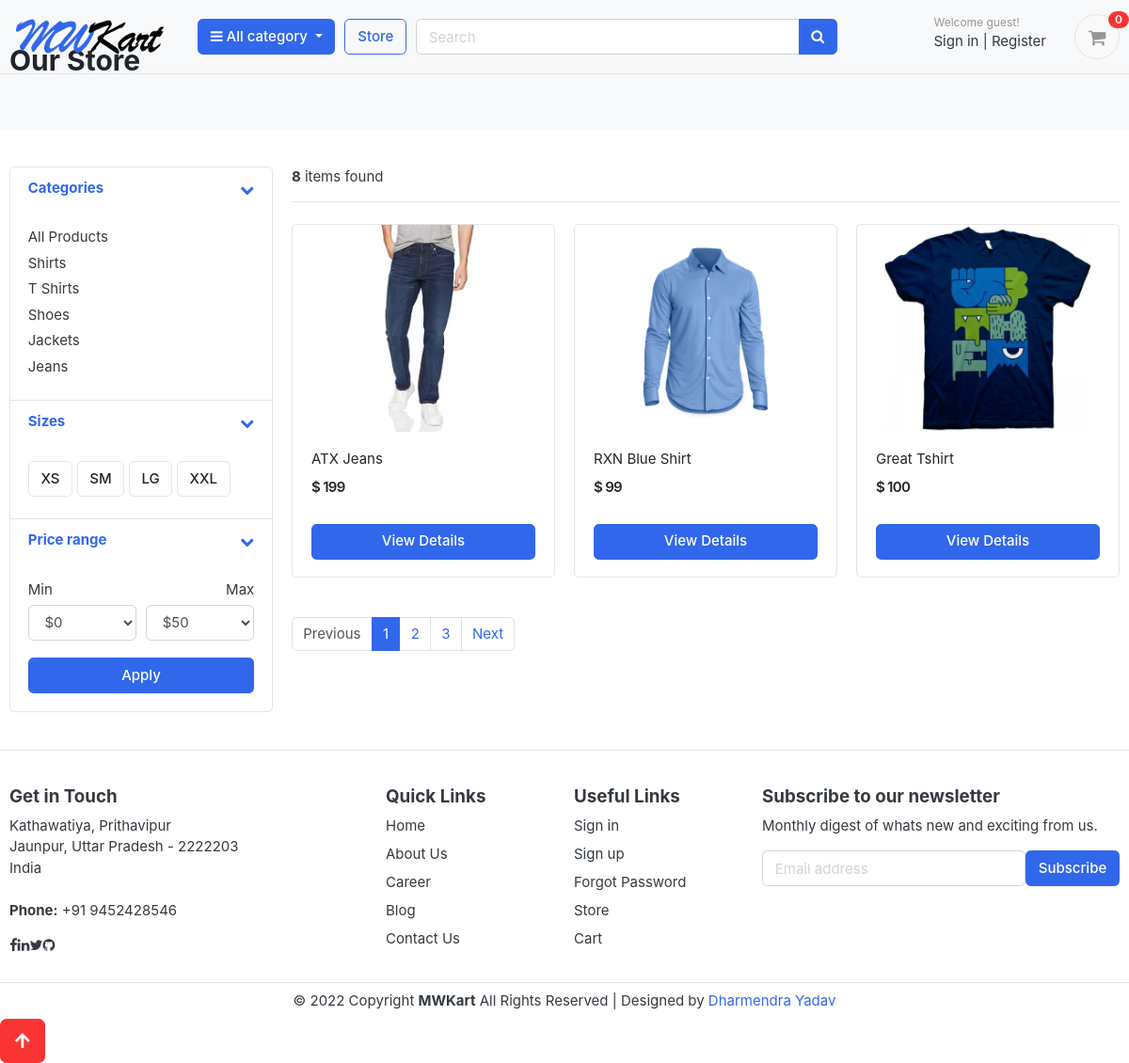
/store/, run on the app's committed database.
### category/models.py (models this page shows, shortened)
class Category(models.Model):
    category_name = models.CharField(max_length=50, unique=True)
    slug = models.SlugField(max_length=100, unique=True)
    description = models.TextField(max_length=255, blank=True)
    cat_image = models.ImageField(upload_to='photos/categories', blank=True)
    class Meta:
        verbose_name = 'category'
        verbose_name_plural = 'categories'
    def get_url(self):
            return reverse('products_by_category', args=[self.slug])

### store/models.py (models this page shows, shortened)
class Product(models.Model):
    product_name    = models.CharField(max_length=200, unique=True)
    slug            = models.SlugField(max_length=200, unique=True)
    description     = models.TextField(max_length=500, blank=True)
    price           = models.IntegerField()
    images          = models.ImageField(upload_to='photos/products')
    stock           = models.IntegerField()
    is_available    = models.BooleanField(default=True)
    category        = models.ForeignKey(Category, on_delete=models.CASCADE)
    created_date    = models.DateTimeField(auto_now_add=True)
    modified_date   = models.DateTimeField(auto_now=True)
    def get_url(self):
        return reverse('product_detail', args=[self.category.slug, self.slug])

### store/views.py (the view)
# urls.py: path('store/', include('store.urls')),
def store(request, category_slug=None):
    categories = None
    products = None
    if category_slug != None:
        categories = get_object_or_404(Category, slug=category_slug)
        products = Product.objects.filter(category=categories, is_available=True)
        paginator = Paginator(products, 1)
        page = request.GET.get('page')
        paged_products = paginator.get_page(page)
        product_count = products.count()
    else:
        products = Product.objects.all().filter(is_available=True).order_by('id')
        paginator = Paginator(products, 3)
        page = request.GET.get('page')
        paged_products = paginator.get_page(page)
        product_count = products.count()
    context = {
        'products': paged_products,
        'product_count': product_count,
    }
    return render(request, 'store/store.html', context)

### carts/context_processors.py (called while the page is built)
def counter(request):
    cart_count = 0
    if 'admin' in request.path:
        return {}
    else:
        try:
            cart = Cart.objects.filter(cart_id=_cart_id(request))
            if request.user.is_authenticated:
                cart_items = CartItem.objects.all().filter(user=request.user)
            else:
                cart_items = CartItem.objects.all().filter(cart=cart[:1])
            for cart_item in cart_items:
                cart_count += cart_item.quantity
        except Cart.DoesNotExist:
            cart_count = 0
    return dict(cart_count=cart_count)

### carts/views.py (called while the page is built)
def _cart_id(request):
    cart = request.session.session_key
    if not cart:
        cart = request.session.create()
    return cart

### category/context_processors.py (called while the page is built)
def menu_links(request):
    links = Category.objects.all()
    return dict(links=links)

### templates/store/store.html (shortened to what this page needs)
{% extends 'base.html' %}
{% load static %}
{% block content %}
<section class="section-pagetop bg">
<div class="container">
	{% if 'search' in request.path %}
		<h2 class="title-page">Search Result</h2>
	{% else %}
		<h2 class="title-page">Our Store</h2>
	{% endif %}
</div>
</section>
<section class="section-content padding-y">
<div class="container">
<div class="row">
	<aside class="col-md-3">
<div class="card">
	<article class="filter-group">
		<header class="card-header">
			<a href="#" data-toggle="collapse" data-target="#collapse_1" aria-expanded="true" class="">
				<i class="icon-control fa fa-chevron-down"></i>
				<h6 class="title">Categories</h6>
			</a>
		</header>
		<div class="filter-content collapse show" id="collapse_1" style="">
			<div class="card-body">
				<ul class="list-menu">
					<li><a href="{% url 'store' %}">All Products  </a></li>
					{% for category in links %}
				<li><a href="{{ category.get_url }}">{{ category.category_name }}  </a></li>
					{% endfor %}
				</ul>
			</div>
		</div>
	</article>
	<article class="filter-group">
		<header class="card-header">
			<a href="#" data-toggle="collapse" data-target="#collapse_4" aria-expanded="true" class="">
				<i class="icon-control fa fa-chevron-down"></i>
				<h6 class="title">Sizes </h6>
			</a>
		</header>
		<div class="filter-content collapse show" id="collapse_4" style="">
			<div class="card-body">
			  <label class="checkbox-btn">
			    <span class="btn btn-light"> XS </span>
			  </label>
			  <label class="checkbox-btn">
			    <span class="btn btn-light"> SM </span>
			  </label>
			  <label class="checkbox-btn">
			    <span class="btn btn-light"> LG </span>
			  </label>
			  <label class="checkbox-btn">
			    <span class="btn btn-light"> XXL </span>
			  </label>
		</div>
		</div>
	</article>
	<article class="filter-group">
		<header class="card-header">
			<a href="#" data-toggle="collapse" data-target="#collapse_3" aria-expanded="true" class="">
				<i class="icon-control fa fa-chevron-down"></i>
				<h6 class="title">Price range </h6>
			</a>
		</header>
		<div class="filter-content collapse show" id="collapse_3" style="">
			<div class="card-body">
				<div class="form-row">
				<div class="form-group col-md-6">
				  <label>Min</label>
				  	<select class="mr-2 form-control">
						<option value="0">$0</option>
					</select>
				</div>
				<div class="form-group text-right col-md-6">
				  <label>Max</label>
				  	<select class="mr-2 form-control">
						<option value="50">$50</option>
					</select>
				</div>
				</div>
				<button class="btn btn-block btn-primary">Apply</button>
			</div>
		</div>
	</article>
</div>
	</aside>
	<main class="col-md-9">
<header class="border-bottom mb-4 pb-3">
		<div class="form-inline">
			<span class="mr-md-auto"><b>{{ product_count }}</b> items found </span>
		</div>
</header>
<div class="row">
	{% if products %}
	{% for product in products %}
	<div class="col-md-4">
		<figure class="card card-product-grid">
			<div class="img-wrap">
				<a href="{{ product.get_url }}"><img src="{{ product.images.url }}"></a>
			</div>
			<figcaption class="info-wrap">
				<div class="fix-height">
					<a href="{{ product.get_url }}" class="title">{{ product.product_name }}</a>
					<div class="price-wrap mt-2">
						<span class="price">$ {{ product.price }}</span>
					</div>
				</div>
				<a href="{{ product.get_url }}" class="btn btn-block btn-primary">View Details </a>
			</figcaption>
		</figure>
	</div>
	{% endfor %}
	{% else %}
	<div>
		<h2>No result found. Please try again.</h2>
	</div>
	{% endif %}
</div>
<nav class="mt-4" aria-label="Page navigation sample">
	{% if products.has_other_pages %}
	  <ul class="pagination">
			{% if products.has_previous %}
	    <li class="page-item"><a class="page-link" href="?page={{products.previous_page_number}}">Previous</a></li>
			{% else %}
			<li class="page-item disabled"><a class="page-link" href="#">Previous</a></li>
			{% endif %}
			{% for i in products.paginator.page_range %}
				{% if products.number == i %}
	    		<li class="page-item active"><a class="page-link" href="#">{{i}}</a></li>
				{% else %}
					<li class="page-item"><a class="page-link" href="?page={{i}}">{{i}}</a></li>
				{% endif %}
	    {% endfor %}
			{% if products.has_next %}
	    	<li class="page-item"><a class="page-link" href="?page={{products.next_page_number}}">Next</a></li>
			{% else %}
				<li class="page-item disabled"><a class="page-link" href="#">Next</a></li>
			{% endif %}
	  </ul>
	{% endif %}
</nav>
	</main>
</div>
</div>
</section>
{% endblock %}

### static/css/ui.css (style rules this page uses)
html { font-family: "Inter", sans-serif; font-size: 15px; }
.img-wrap { text-align: center; display: block; }
.img-wrap img { max-width: 100%; }
.price-wrap { letter-spacing: -0.7px; }
.padding-y { padding-top: 40px; padding-bottom: 40px; }
figure { margin-bottom: 0; }
article:after, .form-group:after { display: block; clear: both; content: ""; }
.bg { background-color: #f8f9fa; }
.title-page { color: #212529; }
.btn-light { background-color: #fff; border-color: #e4e4e4; }
[class*=list-] li:after { visibility: hidden; display: block; content: ""; overflow: hidden; height: 0; clear: both; }
.list-menu { list-style: none; margin: 0; padding-left: 0; }
.list-menu li { margin-bottom: 5px; }
.list-menu a { color: #343a40; }
[class*=card-product] a.title { color: #212529; display: block; }
[class*=card-product] .img-wrap { overflow: hidden; position: relative; }
[class*=card-product] .img-wrap img { height: 100%; max-width: 100%; width: auto; display: inline-block; -o-object-fit: cover; object-fit: cover; }
.card-product-grid { margin-bottom: 20px; }
.card-product-grid .img-wrap { border-radius: 0.2rem 0.2rem 0 0; height: 220px; }
.card-product-grid .info-wrap { overflow: hidden; padding: 18px 20px; }
.card-product-grid .fix-height { height: 80px; overflow: hidden; }
.card .img-wrap { overflow: hidden; }
.price { font-weight: 600; color: #212529; }
.icon-control { margin-top: 5px; float: right; font-size: 80%; }
.card-header .title { margin-bottom: 0; line-height: 1.5; }
.filter-group { border-bottom: 1px solid #e4e4e4; }
.filter-group .card-header { border-bottom: 0; }
.filter-group:last-child { border-bottom: 0; }
.checkbox-btn { position: relative; }
.section-pagetop { padding: 45px 0; }

### data on the page
Category: category_name "Shirts"
Category: category_name "T Shirts"
Category: category_name "Shoes"
Category: category_name "Jackets"
Category: category_name "Jeans"
Product: images (picture), product_name "ATX Jeans", price "199"
Product: images (picture), product_name "RXN Blue Shirt", price "99"
Product: images (picture), product_name "Great Tshirt", price "100"

### other printed values
{{ cart_count }} "0"
{{ product_count }} "8"
{{ i }} "1"
{{ i }} "2" "3"
